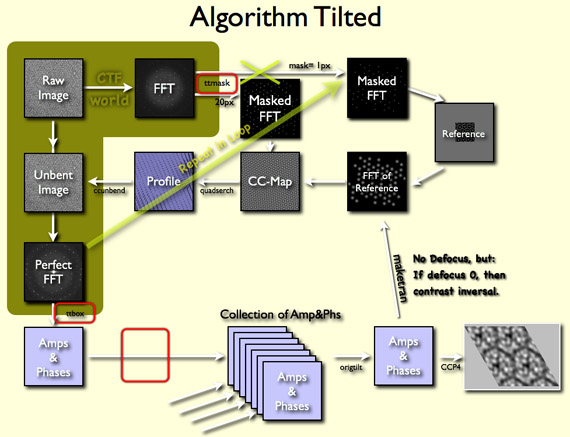
#> input picture apps/resources/config/2dx_image-algo-2.jpg, 570 x 437 px, given in place of cc_start.jpg, which was not available
$ python generate_dia.py out.png   (older library calls are emulated)
#> lines starting #> are read from the running program, lines starting #| are printed output that depends on the picture; pictures that were not available may be replaced by others from this repository, and a replacement may not be noted
import Image

import os
import sys


if __name__ == "__main__":

	if len(sys.argv) != 2:
		sys.exit("Missuseage detected")

	outfile = sys.argv[1]

	new_im = Image.new('RGB', (4400,2600), "white")
#> new_im: PIL image 4400x2600 RGB; every value is 255

	im = Image.open("frames/dia/cc_start.jpg")
#> im is the input picture: PIL image 570x437 RGB; mean R, G, B 200.3, 200, 169
	im.thumbnail((1000,1000))
	new_im.paste(im, (100,200))
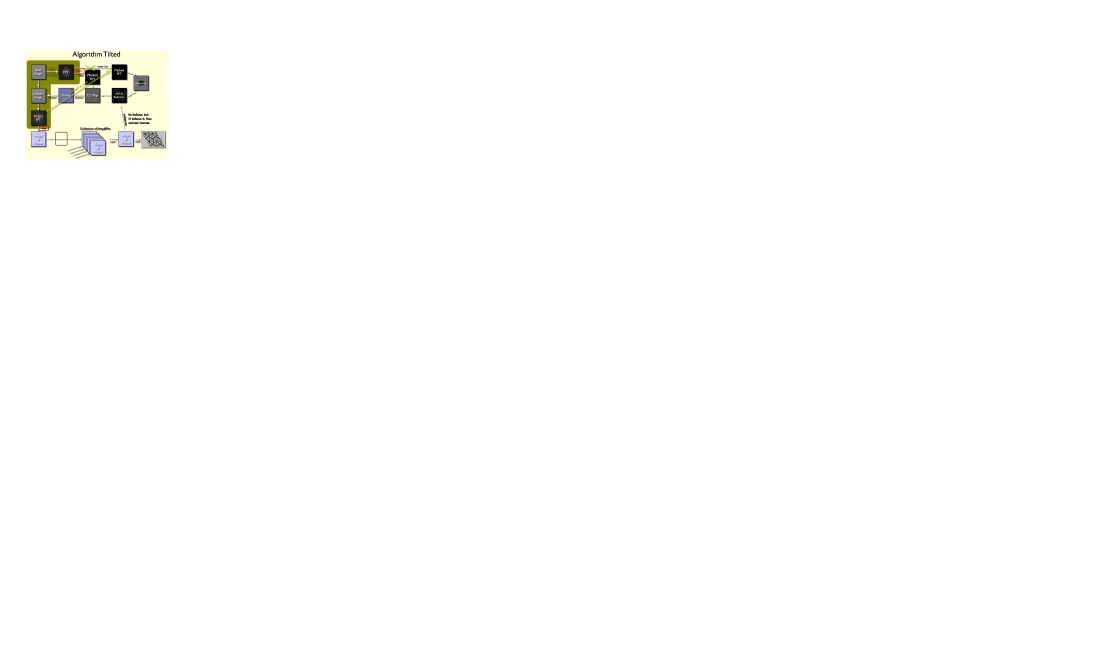
#> new_im: PIL image 4400x2600 RGB (shown at 1/4 size); mean R, G, B 253.8, 253.8, 253.1

	im = Image.open("frames/dia/cc_half.jpg")
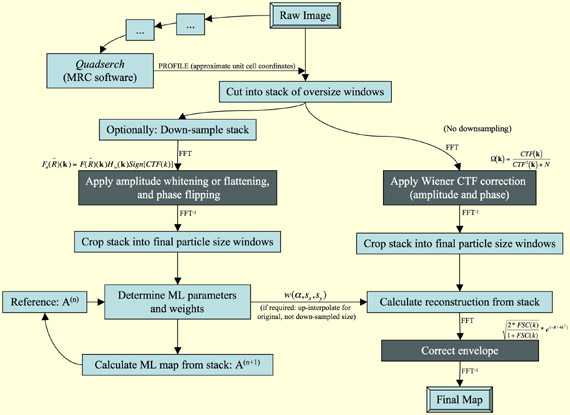
#> input picture apps/resources/config/2dx_ML.jpg, 570 x 415 px, given in place of cc_half.jpg, which was not available
#> im is the input picture: PIL image 570x415 RGB; mean R, G, B 225, 231.2, 205.1
	im.thumbnail((1000,1000))
	new_im.paste(im, (1200,200))

	im = Image.open("frames/dia/cc_end.jpg")
	im.thumbnail((1000,1000))
	new_im.paste(im, (2300,200))
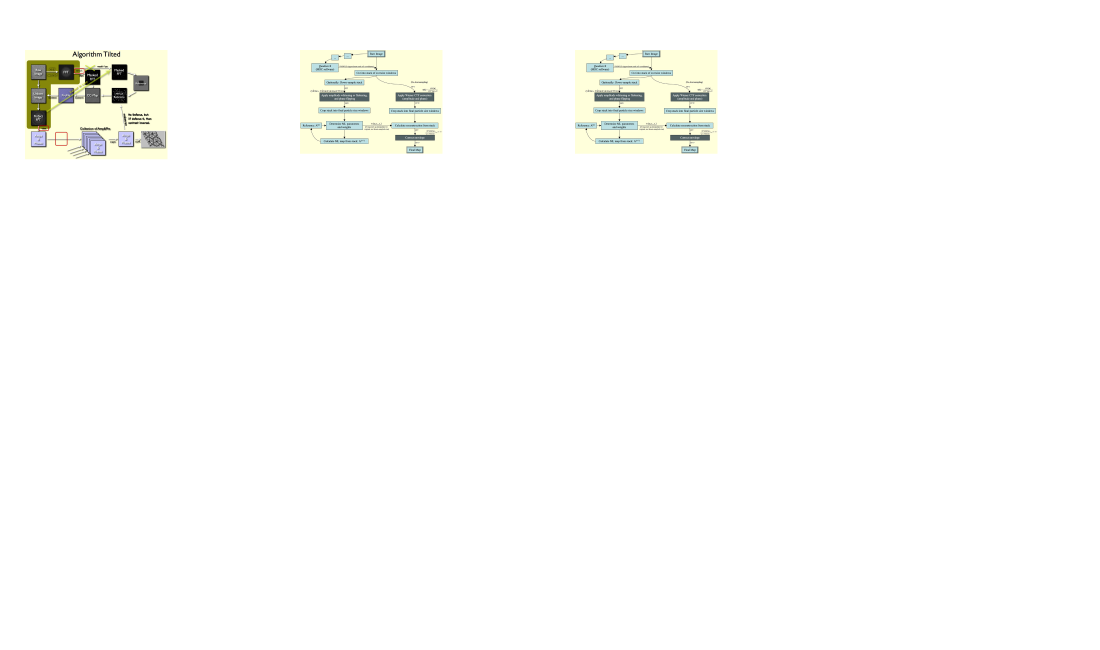
#> new_im: PIL image 4400x2600 RGB (shown at 1/4 size); mean R, G, B 252.6, 252.8, 251.1

#> (the run stopped early here; a loop or call above may not have finished)
